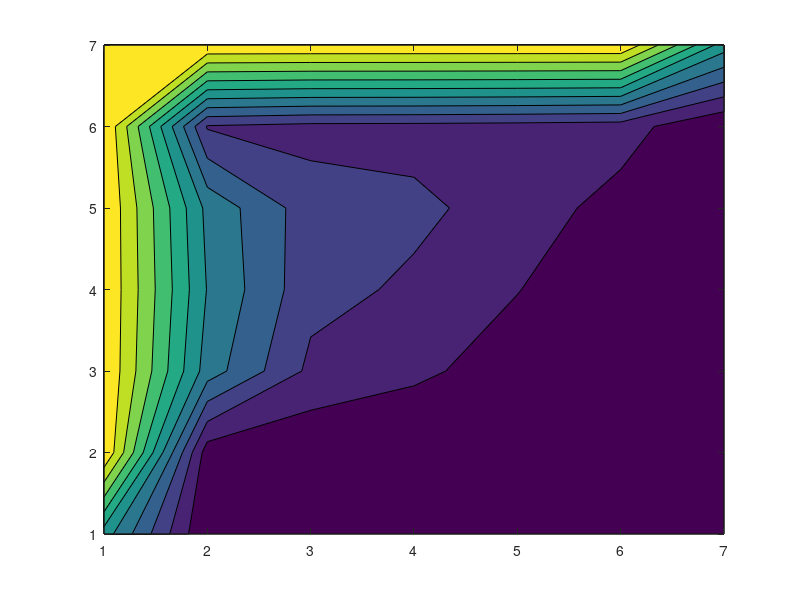

Source code (MATLAB):
%% Parabolic Equations in Two-Space Dimensions %%
%------------------------------------------------------------------------%
%-----------------------------2020.09.17.THU-----------------------------%
%-----------------------------CFD Lab Seminar----------------------------%
%@Author : Lee Yerang----------------------------------------------------%
%@Ref : Hoffmann CFD-----------------------------------------------------%
%@chapter 3, 3.7 Parabolic Equations in Two-Space Dimension--------------%
%------------------------------------------------------------------------%

clc; clear all;
m = 7;      % the number of nodes in X-dir
n = 7;      % the number of nodes in Y-dir
L = 3.5;    % the length of cross-sectional dimensions
W = 3.5;    % the width of cross-sectional dimensions

t = 0.4;
dt = 0.1;
v = t/dt;
dt2 = dt/2;

dx = L/m;
dy = W/n;

left = 200;
right = 0;
up = 0;
down = 200;
alpha = 0.645;

lamda1 = alpha*dt2/(dx*dx);
lamda2 = alpha*dt2/(dy*dy);

w = zeros(n,m);

for i = 1
    for j = 2:(m-1)
        w(i,j) = up;
    end
end
for i = n
    for j = 2:(m-1)
        w(i,j) = down;
    end
end
for j = 1
    for i = 2:(n-1)
        w(i,j) = left;
    end
end
for j = m
    for i = 2:(n-1)
        w(i,j) = right;
    end
end
w(1,1) = (up + left)/2;
w(n,1) = (left + down)/2;
w(n,m) = (down + right)/2;
w(1,m) = (right + up)/2;

o = m-2;
p = n-2;
q = o*p;

for l = 1:v
    B = zeros(q,1);
    z = 0;
    for i = (m-1) : -1 : 2
        for j = 2:(n-1)
            z = z+1;
            B(z,1)= lamda2*w(i+1,j) + (1 - 2*lamda2)*w(i,j) + lamda2*w(i-1,j);
            if j == 2
                B(z,1) = lamda1*w(i,j-1);
            end
            if j == (n-1)
                B(z,1) = lamda1*w(i,j+1);
            end
        end
    end
    dd = (1 + 2*lamda1);
    ud = -lamda1;
    ld = -lamda1;
    A = zeros(q,q);
    for i = 1:q
        A(i,i) = dd;
    end
    for i = 1:(q-1)
        A(i,i+1) = ud;
        r = rem(i,o);
        if r == 0
            A(i,i+1) = 0;
        end
    end
    for i = 2:q
        A(i,i-1) = ld;
    end
    for i = 2:(q-1)
        r = rem(i,o);
        if r == 0
            A(i+1,i) = 0;
        end
    end
    
    MA = zeros(q,q);
    MB = zeros(q,1);
    MA(1,1) = A(1,1);
    MB(1,1) = B(1,1);
    for i = 2:q
        MA(i,i) = A(i,i) - A(i,i-1)*A(i-1,i)/MA(i-1,i-1) ;
        MB(i,1) = B(i,1) - MB(i-1,1)*A(i,i-1)/MA(i-1,i-1) ;
    end
    for i = 1:(q-1)
        MA(i,i+1) = A(i,i+1);
    end
    
    C = zeros(q,1);
    for i = q : -1 : 1
        if i == q
            C(i,1) = MB(i,1)/MA(i,i);
        end
        if i < q
            C(i,1) = MB(i,1) - MA(i,i+1)*C(i+1,1)/MA(i,i);
        end
    end
    y = 0;
    for i = (m-1) : -1 : 2
        for j = 2:(n-1)
            y = y+1;
            w(i,j) = C(y,1);
        end
    end  
    
    B = zeros(q,1);
    z = 0;
    for j = 2 : (n-1)
        for i = (m-1) : -1 : 2
            z = z+1;
            B(z,1)= lamda1*w(i,j-1) + (1 - 2*lamda1)*w(i,j) + lamda1*w(i,j-1);
            if i == 2
                B(z,1) = lamda2*w(i-1,j);
            end
            if i == (m-1)
                B(z,1) = lamda2*w(i+1,j);
            end
        end
    end
    dd = (1 + 2*lamda2);
    ud = -lamda2;
    ld = -lamda2;
    
    A = zeros(q,q);
    for i = 1:q
        A(i,i) = dd;
    end
    for i = 1:(q-1)
        A(i,i+1) = ud;
        r = rem(i,o);
        if r == 0
            A(i,i+1) = 0;
        end
    end
    for i = 2:q
        A(i,i-1) = ld;
    end
    for i = 2:(q-1)
        r = rem(i,o);
        if r == 0
            A(i+1,i) = 0;
        end
    end
    MA = zeros(q,q);
    MB = zeros(q,1);
    MA(1,1) = A(1,1);
    MB(1,1) = B(1,1);
    for i = 2:q
        MA(i,i) = A(i,i) - A(i,i-1)*A(i-1,i)/MA(i-1,i-1) ;
        MB(i,1) = B(i,1) - MB(i-1,1)*A(i,i-1)/MA(i-1,i-1) ;
    end
    for i = 1:(q-1)
        MA(i,i+1) = A(i,i+1);
    end
    
    C = zeros(q,1);
    for i = q : -1 : 1
        if i == q
            C(i,1) = MB(i,1)/MA(i,i);
        end
        if i < q
            C(i,1) = MB(i,1) - MA(i,i+1)*C(i+1,1)/MA(i,i);
        end
    end
    y = 0;
    for j = 2:(n-1)
        for i = (m-1) : -1 : 2
            y = y+1;
            w(i,j) = C(y,1);
        end
    end

end

contourf(w);